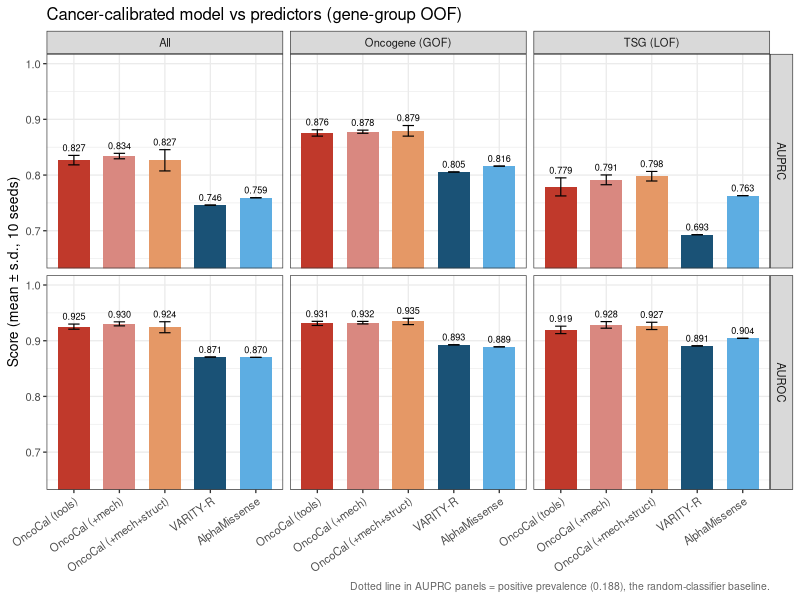
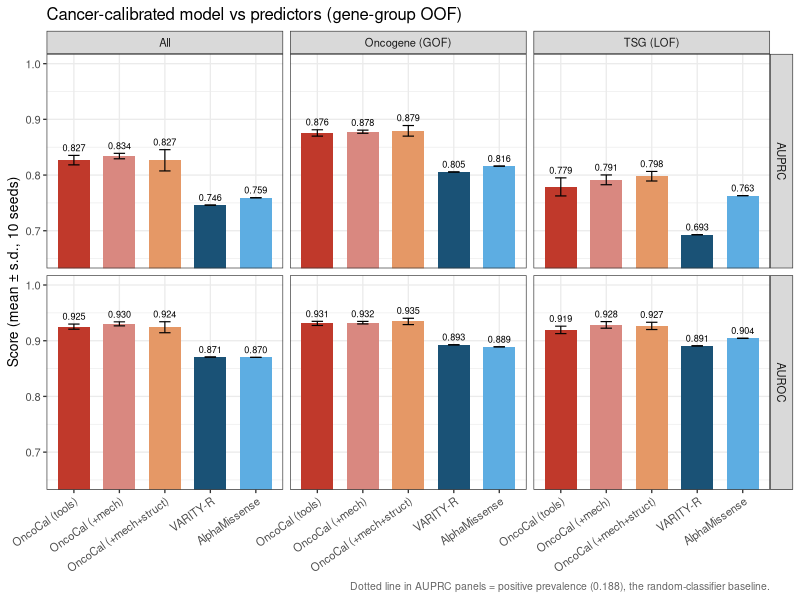

These figures' R source, in order:
# Fig 4a (main) — Model vs predictors: AUROC & AUPRC, mean±sd over 10 seeds, by role
# Input: tables/model_vs_tools.tsv (mean/sd columns)  Output: fig4_model_vs_tools.{pdf,png}
# Message: model (stack) > best single tool (robust); the three model variants are identical within sd (mech/struct add nothing).
suppressPackageStartupMessages({library(tidyverse)})
PREV <- 0.188   # positive prevalence = AUPRC random baseline

disp <- c("MODEL_tools"="OncoCal (tools)", "MODEL_tools+mech"="OncoCal (+mech)",
          "MODEL_tools+mech+struct"="OncoCal (+mech+struct)",
          "best_tool:VARITY_R"="VARITY-R", "AlphaMissense"="AlphaMissense")
pal <- c("OncoCal (tools)"="#C0392B","OncoCal (+mech)"="#D98880","OncoCal (+mech+struct)"="#E59866",
         "VARITY-R"="#1A5276","AlphaMissense"="#5DADE2")

d <- read.delim("tables/model_vs_tools.tsv", check.names = FALSE) %>%
  pivot_longer(-predictor, names_to = c("metric","stratum","stat"), names_sep = "_") %>%
  pivot_wider(names_from = stat, values_from = value) %>%
  mutate(stratum = recode(stratum, all="All", oncogene="Oncogene (GOF)", TSG="TSG (LOF)"),
         stratum = factor(stratum, levels=c("All","Oncogene (GOF)","TSG (LOF)")),
         metric = factor(metric, levels = c("AUROC","AUPRC")),   # AUROC top, AUPRC bottom
         predictor = factor(recode(predictor, !!!disp), levels = names(pal)))

hl <- data.frame(metric = "AUPRC", yint = PREV)   # baseline only on the AUPRC facet
SHOW_LABELS <- TRUE    # show numbers above the bars (placed above the error bars). Set FALSE to disable.

p <- ggplot(d, aes(predictor, mean, fill = predictor)) +
  geom_col(width = 0.7) +
  geom_errorbar(aes(ymin = mean - sd, ymax = mean + sd), width = 0.25, linewidth = 0.4) +
  geom_hline(data = hl, aes(yintercept = yint), linetype = "dotted", color = "grey40") +
  {if (SHOW_LABELS) geom_text(aes(y = mean + sd, label = sprintf("%.3f", mean)),
                              vjust = -0.6, size = 2.3)} +
  facet_grid(metric ~ stratum) +
  scale_fill_manual(values = pal) +
  coord_cartesian(ylim = c(0.65, 1.0)) +
  labs(x = NULL, y = "Score (mean ± s.d., 10 seeds)",
       title = "Cancer-calibrated model vs predictors (gene-group OOF)",
       caption = "Dotted line in AUPRC panels = positive prevalence (0.188), the random-classifier baseline.") +
  theme_bw(base_size = 10) +
  theme(axis.text.x = element_text(angle = 35, hjust = 1), legend.position = "none",
        plot.caption = element_text(size = 7.5, color = "grey40"))

ggsave("figures_R/fig4_model_vs_tools.pdf", p, width = 8.5, height = 5.5)
ggsave("figures_R/fig4_model_vs_tools.png", p, width = 8.5, height = 5.5, dpi = 300)
